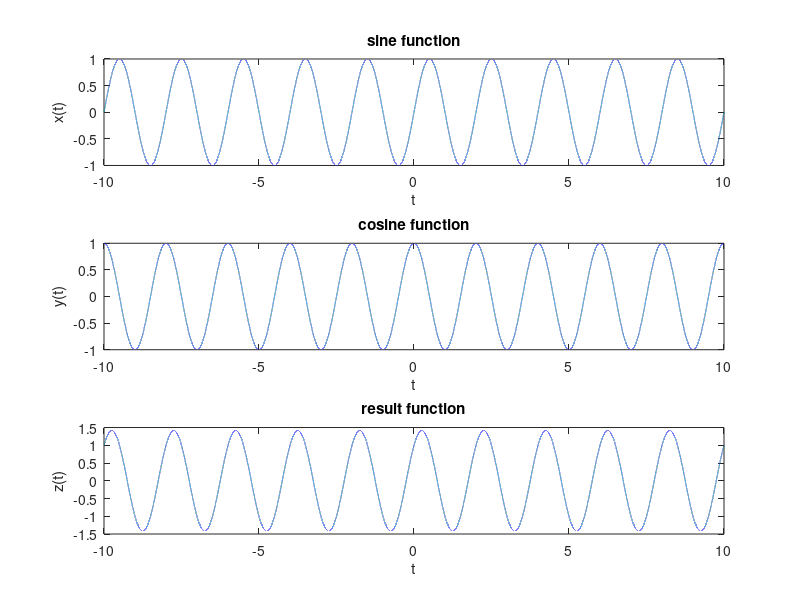

Recreate this plot in MATLAB.
t=-10:0.0001:10;
x=sin(pi*t);
y=cos(pi*t);
z=y+x;


subplot(3,1,1)
plot(t,x)
xlabel('t')
ylabel('x(t)')
title('sine function')

subplot(3,1,2)
plot(t,y)
xlabel('t')
ylabel('y(t)')
title('cosine function')

subplot(3,1,3)
plot(t,z)
xlabel('t')
ylabel('z(t)')
title('result function')
